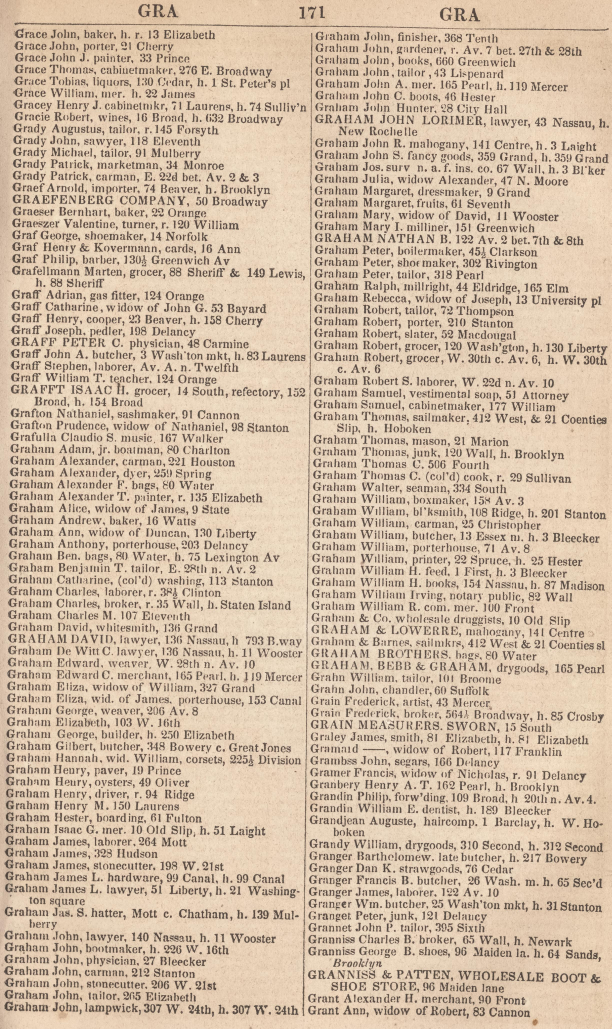
#> input picture test_directory_files/183.57504747.d4315750-2b8e-0136-1360-47c4533390a8_cropped.jpeg, 2446 x 4114 px, given as the content of the folder st_directory_files/1847.33f67330-5daf-0134-9838-00505686a51c, which was not available (shown at 1/4 size)
$ jupyter execute --allow-errors WorkflowTrial01.ipynb   (older library calls are emulated)   (text cells are left out)
#> lines starting #> are read from the running program, lines starting #| are printed output that depends on the picture; pictures that were not available may be replaced by others from this repository, and a replacement may not be noted
[cell 1]
# Import libraries
import sys
import glob
import os
import random
import math
import json
from collections import defaultdict
from scipy.ndimage.filters import rank_filter
import numpy as np
import pandas as pd
import pytesseract
from PIL import Image, ImageEnhance, ImageFilter, ImageDraw
from io import StringIO
from skimage import io
from skimage import transform as tf
from skimage.feature import canny
import matplotlib.pyplot as plt
from IPython.display import display
import spacy
import re
import cv2
import argparse

# Set Tesseract path
pytesseract.pytesseract.tesseract_cmd = r'C:\Program Files\Tesseract-OCR\tesseract.exe'

# Check tesseract version
## Tesseract 5 was used because it is faster and better than tesseract 4
print("Tesseract 5: " + str(pytesseract.get_tesseract_version()))
#> (this line was passed over: pytesseract is not available in this run)

#Check cv2 version
print("OpenCV: " + str(cv2.__version__))

# Test image path
test_directory_path = "./test_directory_files"
folder_name1 = "/1847.33f67330-5daf-0134-9838-00505686a51c"
folder_name2 = "/1858.4afa0510-317a-0134-cf84-00505686a51c"
folder_name3 = "/1875.4b4b2b90-317a-0134-6800-00505686a51c"
folder_name4 = "/1889.4b939190-317a-0134-d1d5-00505686a51c"
folder_name5 = "/1904.4bc7db80-317a-0134-c859-00505686a51c"

[cell 2]
# [112 lines left out: functions deskew, dilate, find_components, props_for_contours, union_crops, intersect_crops, not called in this run]


def crop_area(crop):
    x1, y1, x2, y2 = crop
    return max(0, x2 - x1) * max(0, y2 - y1)


# [8 lines left out: function find_border_components, not called in this run]


def angle_from_right(deg):
    return min(deg % 90, 90 - (deg % 90))


# [106 lines left out: functions remove_border, find_optimal_components_subset, pad_crop, not called in this run]

def downscale_image(im, max_dim=2048):
    """Shrink im until its longest dimension is <= max_dim.
    Returns new_image, scale (where scale <= 1).
    """
    a, b = im.size
    if max(a, b) <= max_dim:
        return 1.0, im

    scale = 1.0 * max_dim / max(a, b)
    new_im = im.resize((int(a * scale), int(b * scale)), Image.ANTIALIAS)
    return scale, new_im

def process_image(path, out_path):


    uncropped_jpeg = ""
    cropped_jpeg = ""
    for file in os.listdir(path):
        if file.endswith('.jpeg'):
            uncropped_jpeg = "/" + file
            #print (uncropped_jpeg)
            cropped_jpeg = uncropped_jpeg[:-5] + "_cropped.jpeg"
            #print(cropped_jpeg)


    orig_im = Image.open(path + uncropped_jpeg)
#> orig_im is the input picture: PIL image 2446x4114 RGB; mean R, G, B 209.2, 188.2, 165.3
    scale, im = downscale_image(orig_im)
#> in downscale_image, `new_im = im.resize((int(a * scale), int(b * scale)), Image.ANTIALIAS)`:
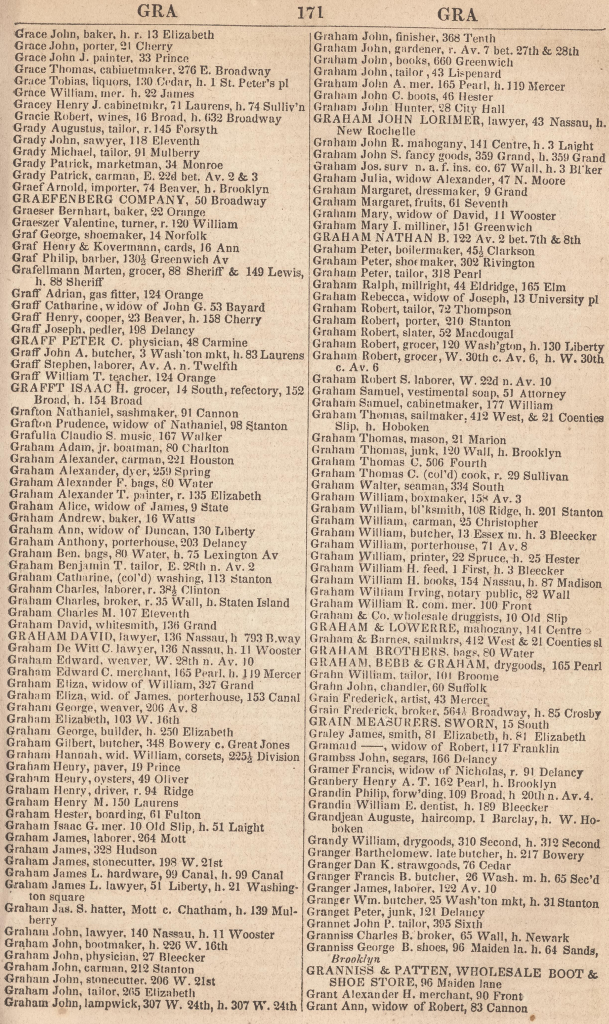
#> new_im: PIL image 1217x2048 RGB (shown at 1/2 size); mean R, G, B 209.2, 188.2, 165.3
#> scale = 0.498

    # Apply dilation and erosion to remove some noise
    kernel = np.ones((1, 1), np.uint8)
    img = cv2.dilate(np.asarray(im), kernel, iterations=1)
    img = cv2.erode(img, kernel, iterations=1)

    # Detect edge and plot
    edges = cv2.Canny(img, 100, 400)
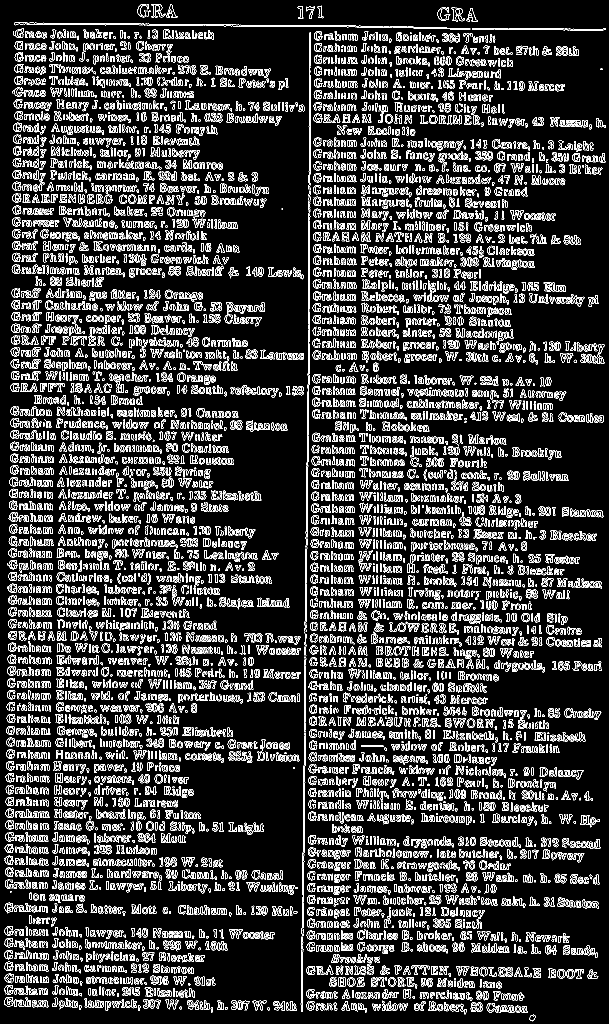
#> edges: shape (2048, 1217) (shown at 1/2 size); 14% white in thin lines or dots

    plt.subplot(111),plt.imshow(edges,cmap = 'gray')
    plt.title('Edge Image'), plt.xticks([]), plt.yticks([])

    plt.show()

    # TODO: dilate image _before_ finding a border. This is crazy sensitive!
    contours, hierarchy = cv2.findContours(edges, cv2.RETR_TREE, cv2.CHAIN_APPROX_SIMPLE)
    borders = find_border_components(contours, edges)
    borders.sort(key=lambda i, x1, y1, x2, y2: (x2 - x1) * (y2 - y1))

    border_contour = None
    if len(borders):
        border_contour = contours[borders[0][0]]
        edges = remove_border(border_contour, edges)

    edges = 255 * (edges > 0).astype(np.uint8)

    # Remove ~1px borders using a rank filter.
    maxed_rows = rank_filter(edges, -4, size=(1, 20))
    maxed_cols = rank_filter(edges, -4, size=(20, 1))
    debordered = np.minimum(np.minimum(edges, maxed_rows), maxed_cols)
    edges = debordered

    contours = find_components(edges)
    if len(contours) == 0:
#        print '%s -> (no text!)' % path
        return

    crop = find_optimal_components_subset(contours, edges)
    crop = pad_crop(crop, contours, edges, border_contour)

    crop = [int(x / scale) for x in crop]  # upscale to the original image size.
    draw = ImageDraw.Draw(im)
    c_info = props_for_contours(contours, edges)
    for c in c_info:
        this_crop = c['x1'], c['y1'], c['x2'], c['y2']
        draw.rectangle(this_crop, outline='blue')
    draw.rectangle(crop, outline='red')
    im.save(out_path + cropped_jpeg)
    draw.text((50, 50), path, fill='red')
    orig_im.save(out_path + cropped_jpeg)
    im.show()
    text_im = orig_im.crop(crop)
    text_im.save(out_path + cropped_jpeg)
#    print '%s -> %s' % (path, out_path)

    # Deskew image
    cropped_image = cv2.imread(out_path + cropped_jpeg)
    print("Cropped image read")
    deskewed_image = deskew(im = cropped_image,
                            save_directory = out_path)

[cell 3]
process_image(test_directory_path + folder_name1, test_directory_path + folder_name1)
#> (the call stopped at in process_image, `plt.subplot(111),plt.imshow(edges,cmap = 'gray')`: IPython is not available in this run)

[cell 4]
process_image(test_directory_path + folder_name2, test_directory_path + folder_name2)
#> (the call stopped at in process_image, `plt.subplot(111),plt.imshow(edges,cmap = 'gray')`: IPython is not available in this run)

[cell 5]
process_image(test_directory_path + folder_name3, test_directory_path + folder_name3)
#> (the call stopped at in process_image, `plt.subplot(111),plt.imshow(edges,cmap = 'gray')`: IPython is not available in this run)

[cell 6]
process_image(test_directory_path + folder_name4, test_directory_path + folder_name4)
#> (the call stopped at in process_image, `plt.subplot(111),plt.imshow(edges,cmap = 'gray')`: IPython is not available in this run)

[cell 7]
process_image(test_directory_path + folder_name5, test_directory_path + folder_name5)
#> (the call stopped at in process_image, `plt.subplot(111),plt.imshow(edges,cmap = 'gray')`: IPython is not available in this run)

$ run again, on city-directory-entry-parser-master/example.jpg
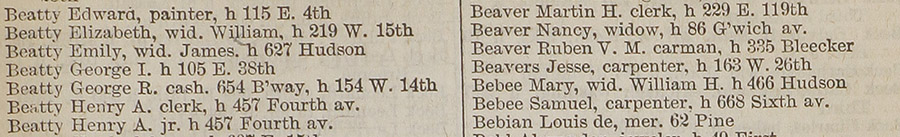
#> input picture city-directory-entry-parser-master/example.jpg, 900 x 137 px
#> in process_image, orig_im is the input picture: PIL image 900x137 RGB; mean R, G, B 187.3, 177.3, 159.9
#> scale = 1
#> in process_image, `edges = cv2.Canny(img, 100, 400)`:
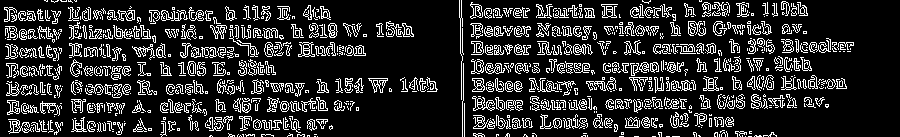
#> edges: shape (137, 900); 16.8% white in thin lines or dots
